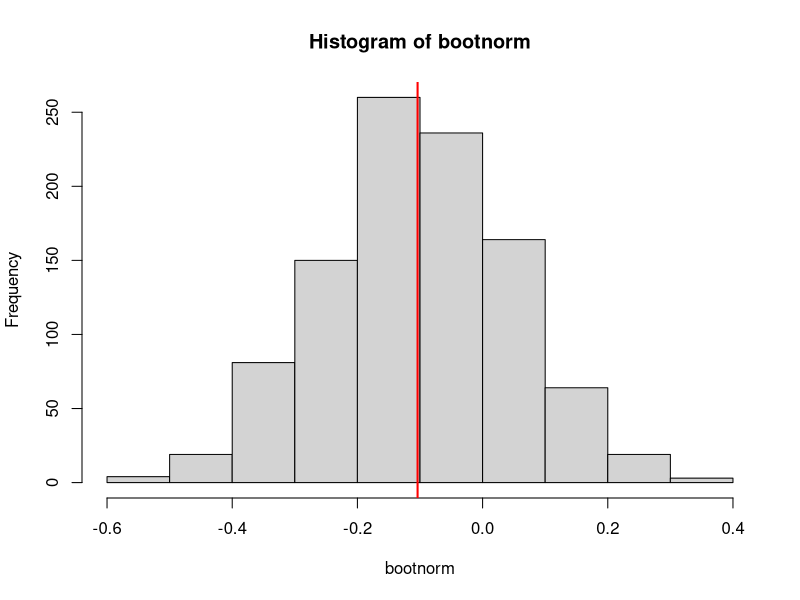
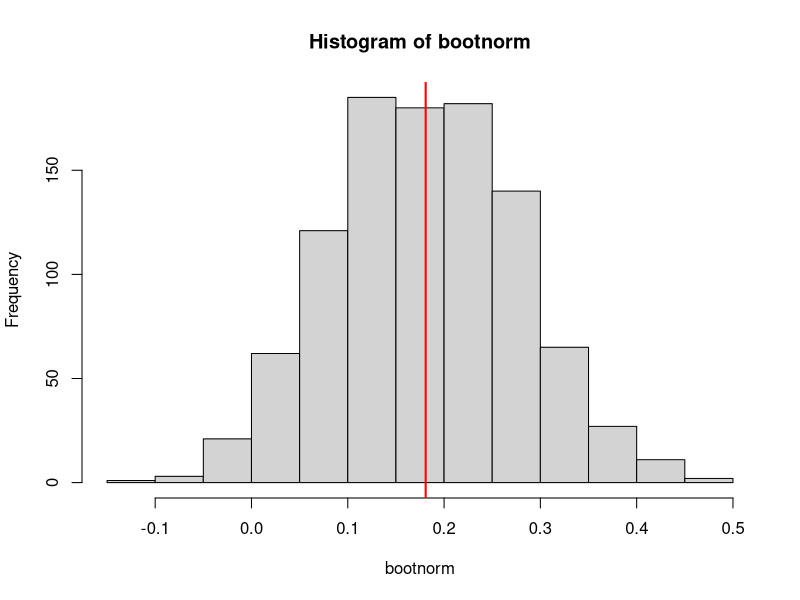
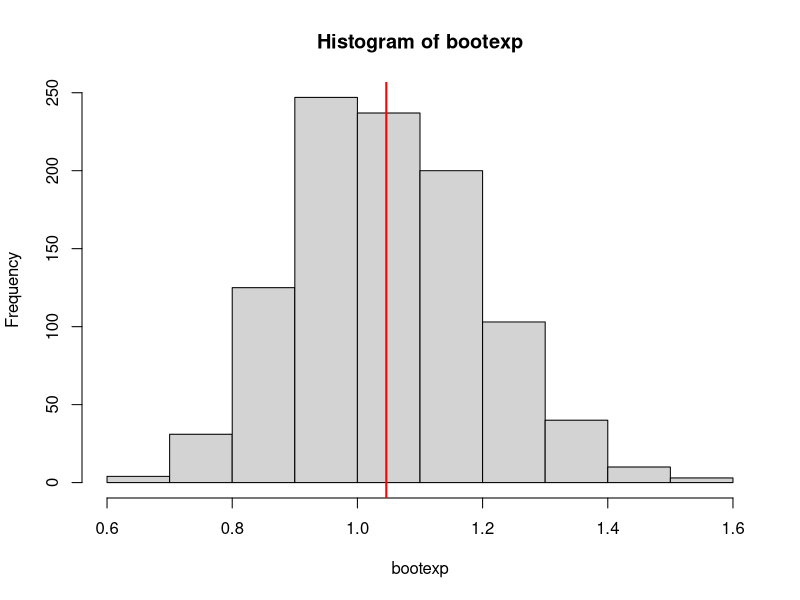
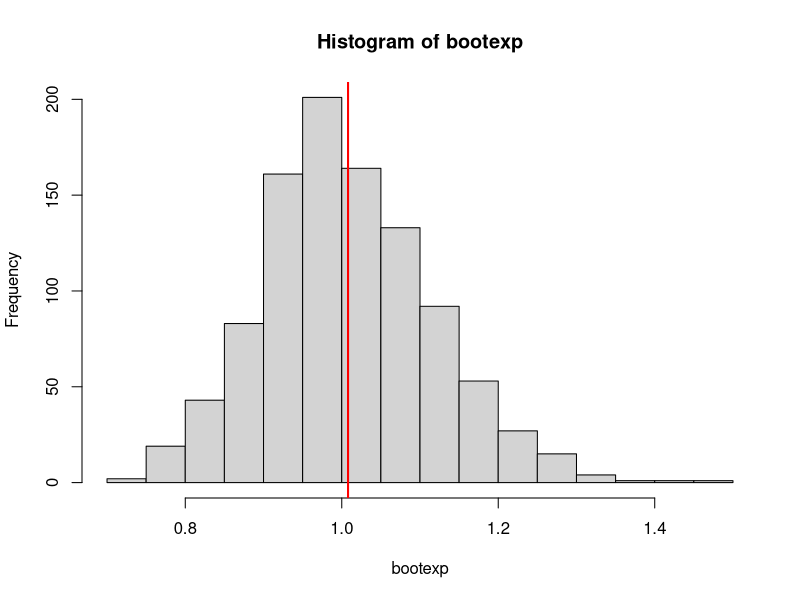

Write the R code that produced these figures, in order.
## ---- chunk 1
x <- rnorm(50)
nsim <- 1000
bootnorm <- numeric(nsim)
for (i in 1:nsim){
bootsample <-sample(x, replace=TRUE)
bootnorm[i] <-mean(bootsample)
}
## ---- chunk 2
mean(bootnorm)
sd(bootnorm)
## ---- chunk 3
hist(bootnorm)
abline(v=mean(bootnorm), col="red", lwd=2)
## ---- chunk 4
x <- rnorm(100)
nsim <- 1000
bootnorm <- numeric(nsim)
for (i in 1:nsim){
bootsample <-sample(x, replace=TRUE)
bootnorm[i] <-mean(bootsample)
}
## ---- chunk 5
mean(bootnorm)
sd(bootnorm)
## ---- chunk 6
hist(bootnorm)
abline(v=mean(bootnorm), col="red", lwd=2)
## ---- chunk 7
y <- rexp(500, rate=1)
nsim <- 1000
bootexp <- numeric(nsim)
for (i in 1:nsim){
bootsample <-sample(y, 50, replace=TRUE)
bootexp[i] <-mean(bootsample)
}
## ---- chunk 8
mean(bootexp)
sd(bootexp)
## ---- chunk 9
hist(bootexp)
abline(v=mean(bootexp), col="red", lwd=2)
## ---- chunk 10
y <- rexp(1000, rate=1)
nsim <- 1000
bootexp <- numeric(nsim)
for (i in 1:nsim){
bootsample <-sample(y, 100, replace=TRUE)
bootexp[i] <-mean(bootsample)
}
## ---- chunk 11
mean(bootexp)
sd(bootexp)
## ---- chunk 12
hist(bootexp)
abline(v=mean(bootexp), col="red", lwd=2)
